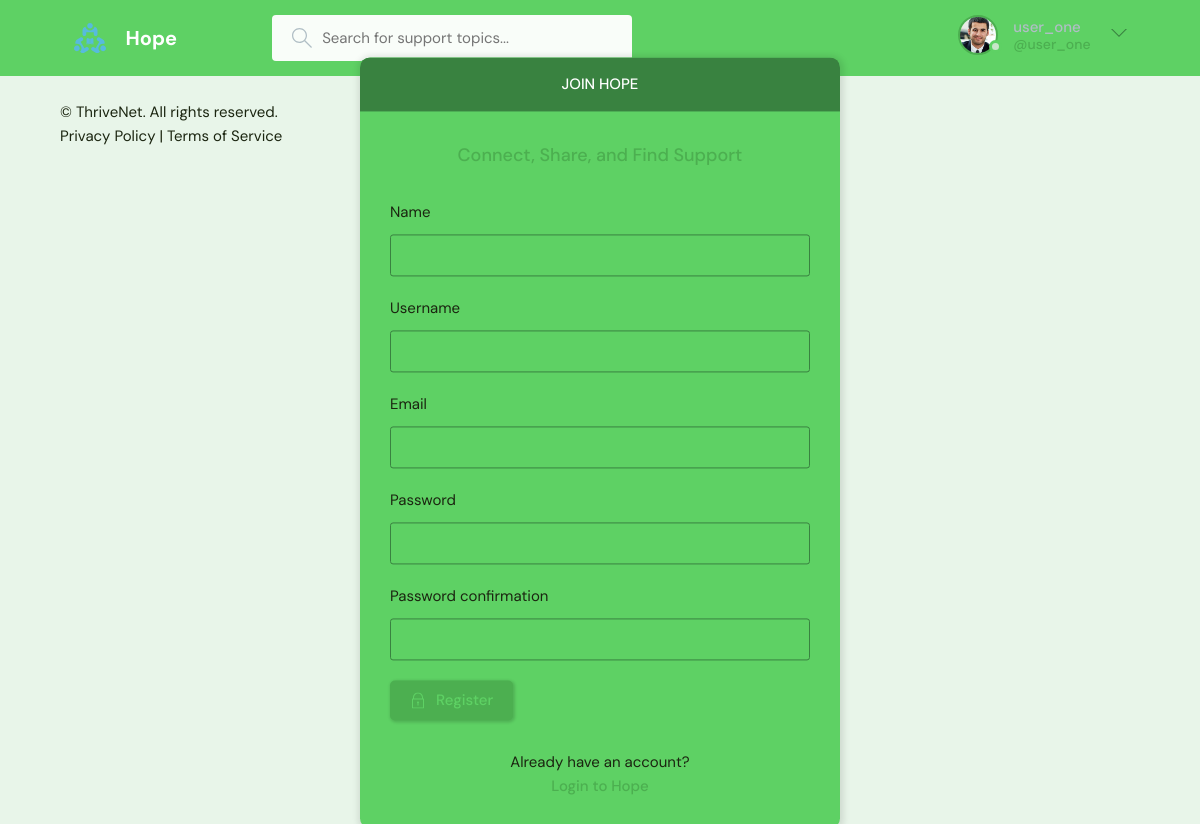
Screenshot of /register/ (signed in) with the database file from the repository.
### base/models.py (models this page shows, shortened)
class User(AbstractUser):
    name = models.CharField(max_length=200, null=True)  # User's full name
    email = models.EmailField(unique=True, null=True)  # Unique email for each user
    bio = models.TextField(null=True)  # Short biography of the user
    avatar = models.ImageField(null=True, default="avatar.svg")  # User's avatar image
    USERNAME_FIELD = 'email'  # Use email as the username field
    REQUIRED_FIELDS = []  # No additional fields required for user creation
    objects = UserManager()  # Set the custom user manager

### base/views.py (the view, shortened to what this page needs)
# urls.py: path('register/', views.registerPage, name="register"),  # Registration page
def registerPage(request):
    form = MyUserCreationForm()
    return render(request, 'base/login_register.html', {'form': form})

### base/forms.py
class MyUserCreationForm(UserCreationForm):
    class Meta:
        model = User  # Specify the user model
        fields = ['name', 'username', 'email', 'password1', 'password2']  # Fields to include in the form

### base/templates/base/login_register.html (shortened to what this page needs)
{% extends 'main.html' %}
{% block content %}
<main class="auth layout">
  {% if page == 'login' %}
  <div class="container">
    <div class="layout__box">
      <div class="layout__boxHeader">
        <div class="layout__boxTitle">
          <h3>Login to Hope</h3>
        </div>
      </div>
      <div class="layout__body">
        <h2 class="auth__tagline">Connect with others facing similar challenges</h2>
        <form class="form" action="" method="POST">
          {% csrf_token %}
          <div class="form__group">
            <label for="email">Email</label>
            <input id="email" name="email" type="email" placeholder="e.g. john_doe@example.com" />
          </div>
          <div class="form__group">
            <label for="password">Password</label>
            <input id="password" name="password" type="password" placeholder="********" />
          </div>
          <button class="btn btn--main" type="submit">
            <svg version="1.1" xmlns="http://www.w3.org/2000/svg" width="32" height="32" viewBox="0 0 32 32">
              <title>lock</title>
              <path
                d="M27 12h-1v-2c0-5.514-4.486-10-10-10s-10 4.486-10 10v2h-1c-0.553 0-1 0.447-1 1v18c0 0.553 0.447 1 1 1h22c0.553 0 1-0.447 1-1v-18c0-0.553-0.447-1-1-1zM8 10c0-4.411 3.589-8 8-8s8 3.589 8 8v2h-16v-2zM26 30h-20v-16h20v16z">
              </path>
              <path
                d="M15 21.694v4.306h2v-4.306c0.587-0.348 1-0.961 1-1.694 0-1.105-0.895-2-2-2s-2 0.895-2 2c0 0.732 0.413 1.345 1 1.694z">
              </path>
            </svg>
            Login
          </button>
        </form>
        <div class="auth__action">
          <p>Don't have an account yet?</p>
          <a href="{% url 'register' %}" class="btn btn--link">Join Hope</a>
        </div>
      </div>
    </div>
  </div>
  {% else %}
  <div class="container">
    <div class="layout__box">
      <div class="layout__boxHeader">
        <div class="layout__boxTitle">
          <h3>Join Hope</h3>
        </div>
      </div>
      <div class="layout__body">
        <h2 class="auth__tagline">Connect, Share, and Find Support</h2>
        <form class="form" action="" method="POST">
          {% for field in form %}
          <div class="form__group">
            <label for="{{ field.id_for_label }}">{{ field.label }}</label>
            {{ field }}
          </div>
          {% endfor %}
          <button class="btn btn--main" type="submit">
            Register
          </button>
        </form>
        <div class="auth__action">
          <p>Already have an account?</p>
          <a href="{% url 'login' %}" class="btn btn--link">Login to Hope</a>
        </div>
      </div>
    </div>
  </div>
  {% endif %}
</main>
{% endblock content %}

### templates/navbar.html (shortened to what this page needs)
{% load static %}
<header class="header header--loggedIn">
    <div class="container">
        <a href="{% url 'home' %}" class="header__logo">
            <img src="{% static 'images/logo.svg' %}" alt="Hope Logo" />
            <h1>Hope</h1>
        </a>
        <form class="header__search" method="GET" action="{% url 'home' %}">
            <label>
                <input name="q" placeholder="Search for support topics..." />
            </label>
        </form>
        <nav class="header__menu">
            {% if request.user.is_authenticated %}
            <div class="header__user">
                <a href="{% url 'update-user' %}">
                    <div class="avatar avatar--medium active">
                        <img src="{{ request.user.avatar.url }}" alt="{{ request.user.username }}'s avatar" />
                    </div>
                    <p>{{ request.user.username }} <span>@{{ request.user.username }}</span></p>
                </a>
                <button class="dropdown-button">
                    <svg version="1.1" xmlns="http://www.w3.org/2000/svg" width="32" height="32" viewBox="0 0 32 32">
                        <title>chevron-down</title>
                        <path d="M16 21l-13-13h-3l16 16 16-16h-3l-13 13z"></path>
                    </svg>
                </button>
            </div>
            {% else %}
            <a href="{% url 'login' %}">
                <img src="{% static 'images/avatar.svg' %}" alt="Login Icon" />
                <p>Login</p>
            </a>
            {% endif %}
        </nav>
    </div>
</header>

### rows the page displays
User: user.avatar (picture), user.username "user_one"

### other values shown
{{ field.label }} "Name" "Username" "Email" "Password" "Password confirmation"
